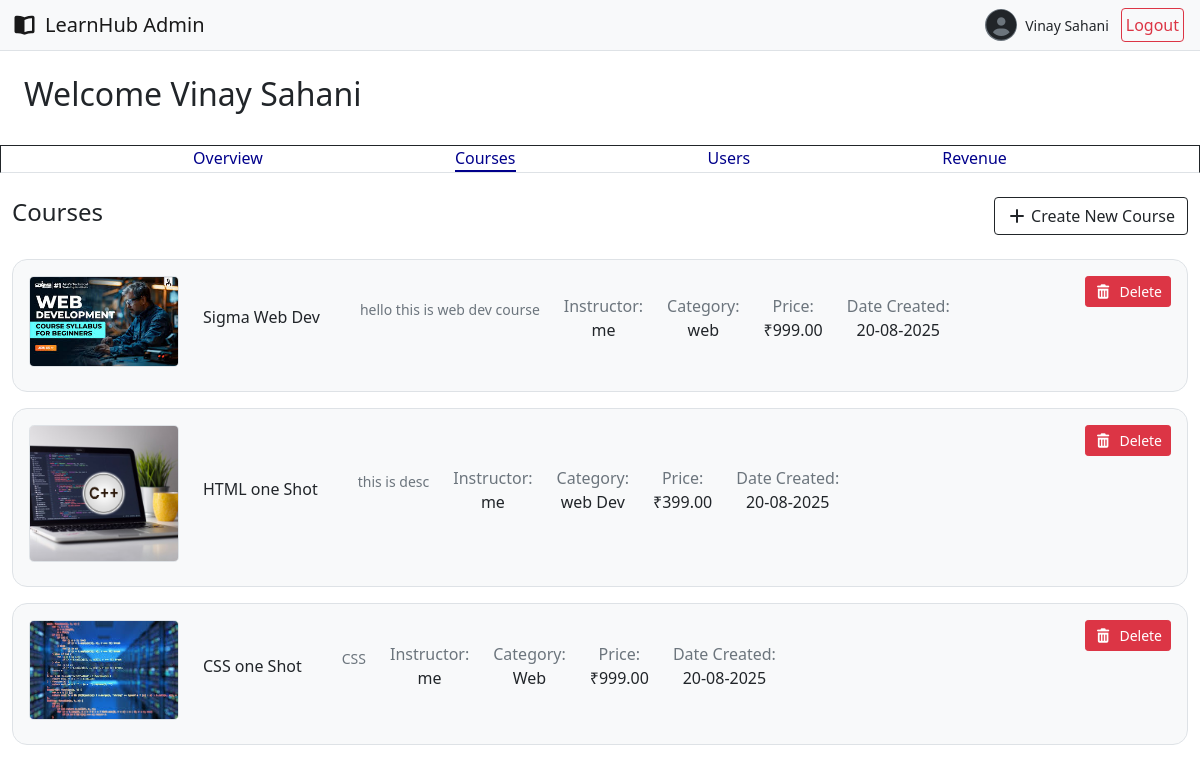
Page /admin/admin_courses.php (signed in) on the committed database.
### tables this page shows
CREATE TABLE `tblcourses` (
  `id` int(11) NOT NULL,
  `title` varchar(50) NOT NULL,
  `description` varchar(100) NOT NULL,
  `instructor` varchar(20) NOT NULL,
  `category` varchar(20) NOT NULL,
  `price` decimal(20,2) NOT NULL,
  `thumbnail` varchar(50) NOT NULL,
  `rating` decimal(5,1) NOT NULL DEFAULT 3.0,
  `duration` varchar(20) NOT NULL,
  `created_at` varchar(20) NOT NULL,
  `video` varchar(255) DEFAULT NULL
);

### admin/admin_courses.php (the view, shortened to what this page needs)
<!DOCTYPE html>
<html lang="en">
<head>
    <?php require('../styles.php'); ?>
</head>
<body>
    <?php require('admin_header.php'); ?>
    <div class="container-fluid content-wrapper">
        <div class="d-flex justify-content-between align-items-center mb-4">
            <h4>Courses</h4>
            <form action="createCourse.php" method="post">
            <button class="btn btn-outline-dark" type="submit">
                <i class="fa-solid fa-plus"></i> Create New Course
            </button>
            </form>
        </div>
        <?php
        require_once '../connection.php';
        $query = "SELECT * FROM tblcourses";
        $result = mysqli_query($conn, $query);
        if (mysqli_num_rows($result) === 0) {
            echo '<div class="col-12">
                    <div class="alert alert-info">
                        No course Posted.
                    </div>
                </div>';
        } else {
            echo '<div class="row">';
            while ($row = mysqli_fetch_array($result)) {
                $courseId = $row['id'];
                $courseTitle = $row['title'];
                $courseDescription = $row['description'];
                $courseImage = $row['thumbnail'];
                $courseInstructor = $row['instructor'];
                $courseCategory = $row['category'];
                $coursePrice = $row['price'];
                $courseDateCreated = $row['created_at'];
                echo "
                    <div class='col-12 mb-3'>
                        <div class='course-card'>
                            <div class='card-body border' style='border-radius: 15px; background-color: #f8f9fa;'>
                                <div class='d-flex justify-content-between align-items-start'>
                                    <div class='flex-grow-1'>
                                        <div class='d-flex align-items-center gap-4 mb-2 text-center'>
                                            <img class='img-fluid border rounded-3' src='$courseImage' alt='course image' height='150px' width='150px'>
                                            <div class='d-flex flex-wrap align-items-center justify-content-between gap-4 mb-2'>
                                                <h6 class='card-title mb-0 me-3'>
                                                    $courseTitle
                                                </h6>
                                                <p class='text-muted small mb-3 text-center' style='max-width: 300px;'>
                                                    $courseDescription
                                                </p>
                                                <div>
                                                    <span class='text-muted'>Instructor:</span>
                                                    <p class='mb-0'>$courseInstructor</p>
                                                </div>
                                                <div>
                                                    <span class='text-muted'>Category:</span>
                                                    <p class='mb-0'>$courseCategory</p>
                                                </div>
                                                <div>
                                                    <span class='text-muted'>Price:</span>
                                                    <p class='mb-0'>₹$coursePrice</p>
                                                </div>
                                                <div>
                                                    <span class='text-muted'>Date Created:</span>
                                                    <p class='mb-0'>$courseDateCreated</p>
                                                </div>
                                            </div>
                                        </div>
                                    </div>
                                    <div class='d-flex gap-2 ms-3'>
                                        <form action='deleteCourse.php' method='post'>
                                            <input type='hidden' name='courseId' value='$courseId'>
                                            <button class='btn btn-danger btn-sm' type='submit'>
                                                <i class='fa-solid fa-trash-can me-1'></i>
                                                Delete
                                            </button>
                                        </form>
                                    </div>
                                </div>
                            </div>
                        </div>
                    </div>
                ";
            }
            echo '</div>';
        }
        ?>
    </div>
</body>
</html>

### styles.php (shortened to what this page needs)
<link rel="stylesheet" href="./styles/style.css">
<link href="https://cdn.jsdelivr.net/npm/bootstrap@5.0.2/dist/css/bootstrap.min.css" rel="stylesheet"
>
<link rel="stylesheet" href="https://cdnjs.cloudflare.com/ajax/libs/font-awesome/7.0.0/css/all.min.css"
 />

### admin/admin_header.php (shortened to what this page needs)
<div>
    <nav class="navbar navbar-expand-lg navbar-light bg-light border-bottom sticky-top">
        <div class="container-fluid">
            <div class="navbar-brand d-flex align-items-center">
                <i class="fa-solid fa-book-open me-2"></i>
                <span class="h5 mb-0 fw-semibold">LearnHub Admin</span>
            </div>
            <div class="d-flex align-items-center gap-3">
                <button class="btn btn-link p-1">
                </button>
                <div class="d-flex align-items-center gap-2">
                    <div class="bg-secondary rounded-circle d-flex align-items-center justify-content-center"
                        style="width: 32px; height: 32px;">
                        <i class="fa-solid fa-circle-user" style="font-size:30px"></i>
                    </div>
                    <span class="small"><?php echo $_SESSION['user_name'] ?></span>
                    <form action="" method="post" >
                        <button class="btn btn-outline-danger p-1 mx-1" name="btnLogout">
                            Logout
                        </button>
                    </form>
                </div>
            </div>
        </div>
    </nav>
</div>
<h2 class="p-4">Welcome <?php echo $_SESSION['user_name']; ?></h2>
<?php
$currentPage = basename($_SERVER['PHP_SELF']);
?>
<ul class="nav nav-tabs mb-4" style="justify-content: space-evenly;">
    <li class="nav-item"
        style="<?= $currentPage == 'admin_overview.php' ? 'border-bottom: 2px solid darkblue;' : '' ?>">
        <a href="admin_overview.php"
            style="background-color: transparent;border: none; color: darkblue;text-decoration: none;">
            Overview
        </a>
    </li>
    <li class="nav-item" style="<?= $currentPage == 'admin_courses.php' ? 'border-bottom: 2px solid darkblue;' : '' ?>">
        <a href="admin_courses.php"
            style="background-color: transparent;border: none; color: darkblue;text-decoration: none;">
            Courses
        </a>
    </li>
    <li class="nav-item" style="<?= $currentPage == 'admin_users.php' ? 'border-bottom: 2px solid darkblue;' : '' ?>">
        <a href="admin_users.php"
            style="background-color: transparent;border: none; color: darkblue;text-decoration: none;">
            Users
        </a>
    </li>
    <li class="nav-item" style="<?= $currentPage == 'admin_revenue.php' ? 'border-bottom: 2px solid darkblue;' : '' ?>">
        <a href="admin_revenue.php"
            style="background-color: transparent;border: none; color: darkblue;text-decoration: none;">
            Revenue
        </a>
    </li>
</ul>

### styles/style.css (style rules this page uses)
:root { --bs-primary: #030213; --bs-primary-rgb: 3, 2, 19; --bs-secondary: #6c757d; --bs-success: #28a745; --bs-warning: #ffc107; --bs-danger: #dc3545; --bs-light: #f8f9fa; --bs-dark: #343a40; --transition: all 0.3s ease-in-out; }
html { scroll-behavior: smooth; }
body { width: 100vw; overflow-x: hidden; opacity: 0; transition: opacity 0.5s ease-in-out; font-family: "Inter", sans-serif; background-color: #fff; color: var(--bs-dark); }
body.fade-in { opacity: 1; }
.fw-semibold { font-weight: 600; }
.gap-2 { gap: 0.5rem; }
.gap-3 { gap: 1rem; }
.navbar-brand { font-weight: 600; }
.btn { font-weight: 500; border-radius: 0.375rem; transition: var(--transition); }
.nav-tabs { border: 1px solid; display: flex; justify-content: space-evenly; }
.btn { transition: all 0.3s ease-in-out; }

### admin/admin_courses.php (style rules this page uses)
.course-card { opacity: 0; transform: translateY(50px); transition: opacity 0.6s ease, transform 0.6s ease; }
.course-card.show { animation: fadeSlideIn 0.8s ease forwards; }

### rows in the picture
tblcourses: thumbnail (picture), title "Sigma Web Dev", description "hello this is web dev course", instructor "me", category "web", price "999.00", created_at "20-08-2025"
tblcourses: thumbnail (picture), title "HTML one Shot", description "this is desc", instructor "me", category "web Dev", price "399.00", created_at "20-08-2025"
tblcourses: thumbnail (picture), title "CSS one Shot", description "CSS", instructor "me", category "Web", price "999.00", created_at "20-08-2025"

### other values in the picture
$_SESSION['user_name'] "Vinay Sahani"
